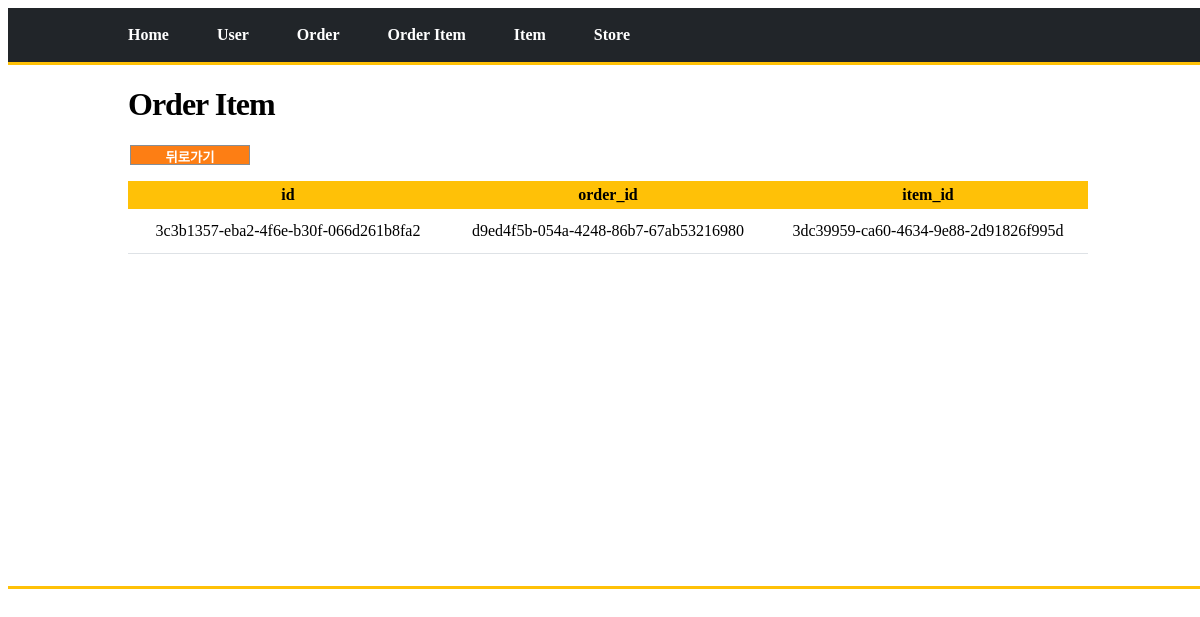
Screenshot of /order-item/board/detail?id=3c3b1357-eba2-4f6e-b30f-066d261b8fa2 with the database file from the repository.
### tables this page shows
CREATE TABLE order_item (
        id TEXT PRIMARY KEY,
        order_id NOT NULL,
        item_id NOT NULL,
        FOREIGN KEY(order_id) REFERENCES "order"(id),
        FOREIGN KEY(item_id) REFERENCES item(id)
);

### view/order_item_view.py (the view)
@order_item_bp.route("/board/detail")
def order_item_board_detail():
    print('----------------------------view-order-item : @order_item_bp.route("/order-item/board/detail")')
    id = request.args.get("id", type=str)
    data = order_item_service.read_id(id)
    response = render_template("order_item/board/detail.html", data = data)
    return response

### service/execute_sql_service/execute_sql_service.py (called while the page is built)
    def get_conn_cursor(self) :
        conn = sqlite3.connect("db/crm.db")
        cursor = conn.cursor()
        return conn, cursor

    def execute_sql(self, type_, sql, args = None) :
        conn, cursor = self.get_conn_cursor()
        result = None
        if (type_ == DML.SELECT) or (type_ == DML.SELECTONE) :
            result = None
            if type_ == DML.SELECT :
                result = self.fetchall_as_dict(cursor, sql, args)
            else :
                result = self.fetchone_as_dict(cursor, sql, args)
            conn.close()
            return result
        else :
            cursor.execute(sql, args)
            conn.commit()
        conn.close()

    def fetchone_as_dict(self, cursor, sql, args):
        cursor.execute(sql, args)
        columns = [column[0] for column in cursor.description]  #[컬럼명, ...]
        row = cursor.fetchone()
        result = {}
        for i, r in enumerate(row):
            result[columns[i]] = r  # key : value = column : column value
        return result

### service/execute_sql_service/order_item_execute_sql_service.py (called while the page is built)
    def read_id(self, id):
        print('----------------------------service-order_item : read_id()')
        sql = """SELECT * FROM order_item WHERE id = ?"""
        args = (id,)
        result = self.execute_sql(DML.SELECTONE, sql, args)
        return result

### templates/order_item/board/detail.html (shortened to what this page needs)
<!DOCTYPE html>
<html lang="ko">
<head>
</head>
    <body>
        <div id="root">
            <header>
                <nav class="nav">
                    <ul>
                        <li><a href="/">Home</a></li>
                        <li><a href="/user/board/list">User</a></li>
                        <li><a href="/order/board/list">Order</a></li>
                        <li><a href="/order-item/board/list">Order Item</a></li>
                        <li><a href="/item/board/list">Item</a></li>
                        <li><a href="/store/board/list">Store</a></li>
                    </ul>
                </nav>
            </header>
            <div class="border"> </div>
            <main id = "main">
                <h1 class="board_name">Order Item</h1>
                <section class="main_content">
                    <div class="detail_content">
                        <div class="back_btn">
                            <button onclick="window.history.back()">뒤로가기</button>
                        </div>
                        <table>
                            <col width=33%"></col>
                            <col width="33%"></col>
                            <col width="33%"></col>
                            <tr>
                                {% for header in data.keys() %}
                                <th>{{header}}</th>
                                {% endfor %}
                            </tr>
                            <tr>
                                {% for value in data.values() %}
                                <td>{{value}}</td>
                                {% endfor %}
                            </tr>
                        </table>
                    </div>
                </section>
            </main>
        <div class="border" style="margin-bottom:50px;"> </div>
    </div>
    </body>
</html>

### templates/order_item/board/detail.html (style rules this page uses)
:root { --bs-blue: #0d6efd; --bs-indigo: #6610f2; --bs-purple: #6f42c1; --bs-pink: #d63384; --bs-red: #dc3545; --bs-orange: #fd7e14; --bs-yellow: #ffc107; --bs-green: #198754; --bs-teal: #20c997; --bs-cyan: #0dcaf0; --bs-white: #fff; --bs-gray: #868e96; --bs-gray-dark: #343a40; --bs-gray-100: #f1f3f5; --bs-gray-200: #e9ecef; --bs-gray-300: #dee2e6; --bs-gray-400: #ced4da; --bs-gray-500: #adb5bd; --bs-gray-600: #868e96; --bs-gray-700: #495057; --bs-gray-800: #343a40; --bs-gray-900: #212529; --bs-primary: #00c471; --bs-secondary: #343a40; --bs-success: #198754; --bs-info: #0d6efd; --bs-warning: #ffc107; --bs-danger: #dc3545; --bs-light: #f1f3f5; --bs-dark: #212529; --bs-body-bg: #fff; }
html, body { width: 100%; }
a { text-decoration: none; color : inherit; }
li { list-style: none; }
nav.nav ul { margin : 0 auto; display: flex; justify-content: flex-start; padding: 1.5% 10%; }
.border { border-bottom: 3px solid var(--bs-warning); }
nav.nav ul li { margin-right : 5%; }
nav.nav { background-color: var(--bs-dark); color : var(--bs-white); font-weight : 800; cursor: pointer; }
main#main { width: 80%; margin : 0 auto; min-height: 500px; }
.board_name { font-weight: 800;letter-spacing: -1px; }
.detail_content table { width:100%; margin-top : 15px; border-collapse : collapse; }
.detail_content table th { background-color: var(--bs-yellow); padding : 5px; }
.detail_content table td { background-color: var(--bs-white); padding : 13px; text-align: center; border-bottom: 1px solid var(--bs-gray-300); }
div.back_btn { width: 220px; margin: 1% 0 0 2px; }
div.back_btn button { cursor: pointer; width: 120px; height: 100px; background-color: var(--bs-orange); color: var(--bs-white); text-align: center; height: 20px; font-weight: 600; border: 1px solid var(--bs-gray-600); }

### rows the page displays
order_item: id "3c3b1357-eba2-4f6e-b30f-066d261b8fa2", order "d9ed4f5b-054a-4248-86b7-67ab53216980", item "3dc39959-ca60-4634-9e88-2d91826f995d"

### other values shown
{{ header }} "id" "order_id" "item_id"
